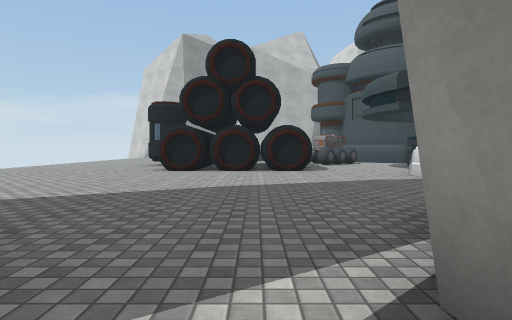
View 1 (above)

20 first-person views from a walk through a 3-D level made in the Unity game engine. The camera is 1.2 m above the floor, tilts 2° down and sees 75° across. The floor is counted in squares, 2 m on a side. Each view is taken from the middle of a square. On the plan, view 1 faces up. The plan holds only what a view shows up to about 10 squares ahead; the rest is blank. The place goes on beyond the plan. The player is left out. Some surface patterns are stand-ins.

View 2
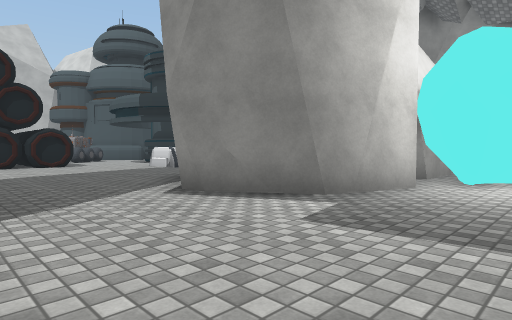

View 3
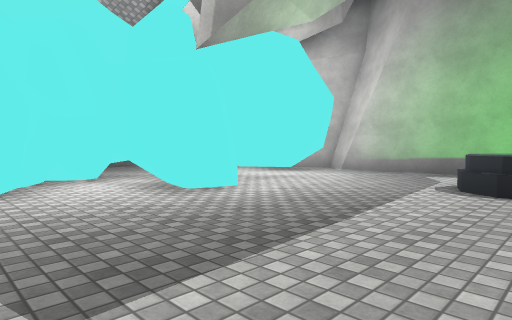

View 4
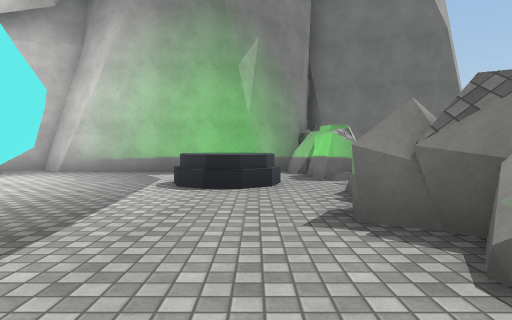

View 5
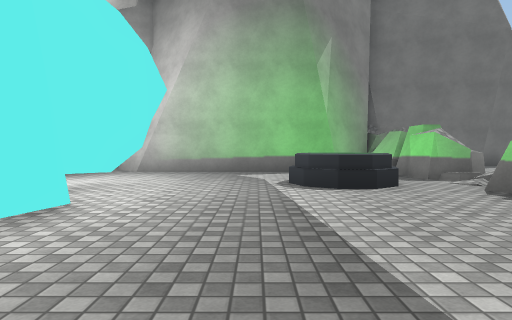

View 6
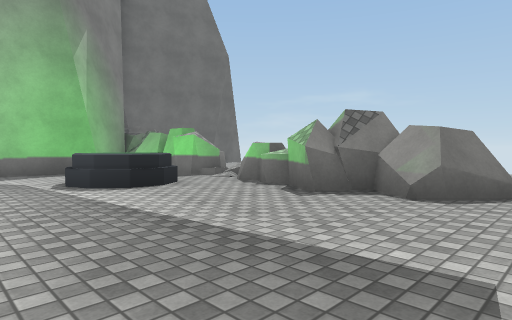

View 7
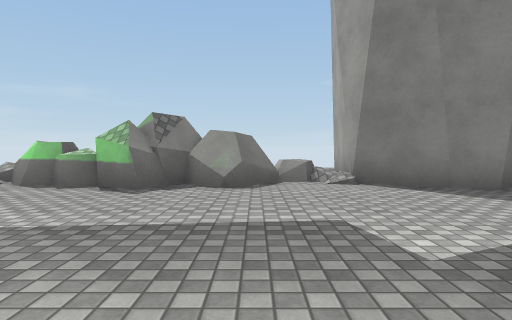

View 8
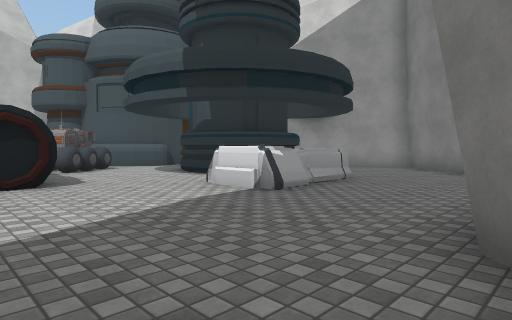

View 9
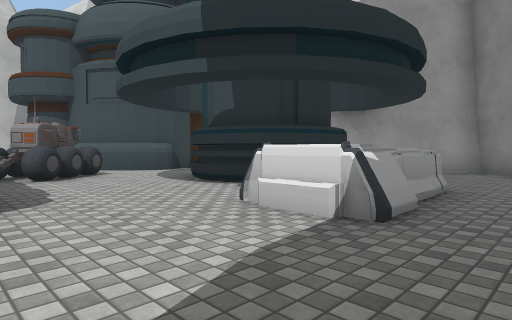

View 10
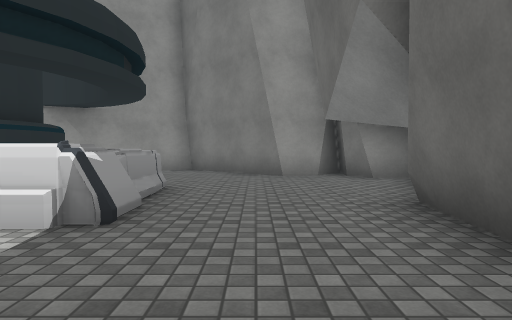

View 11
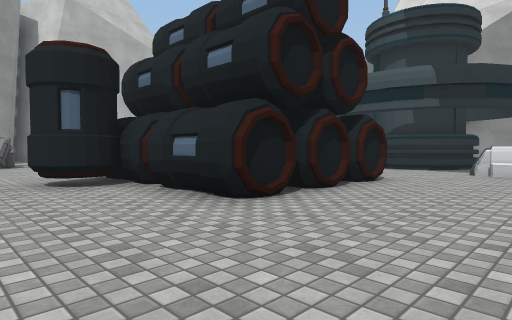

View 12
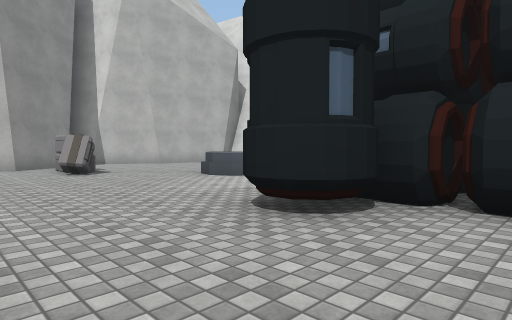

View 13
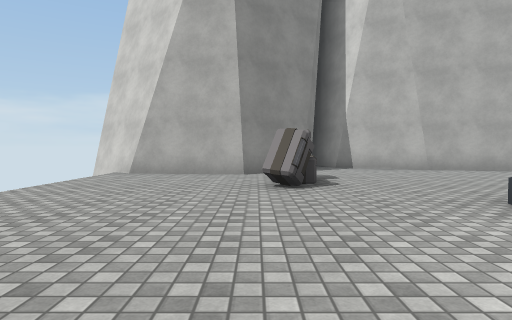

View 14
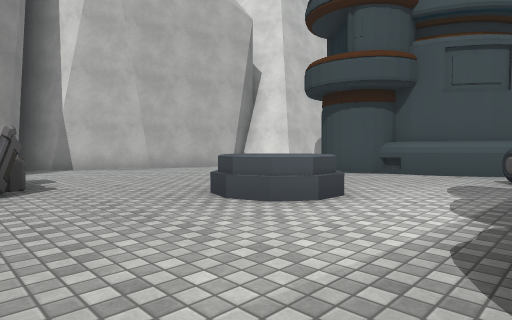

View 15
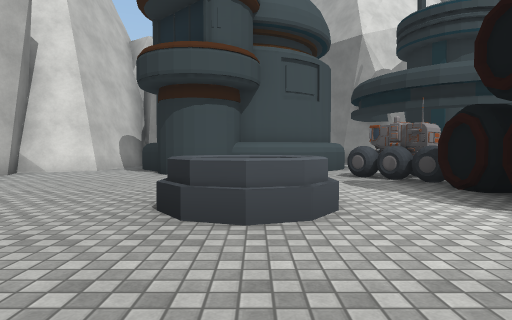

View 16
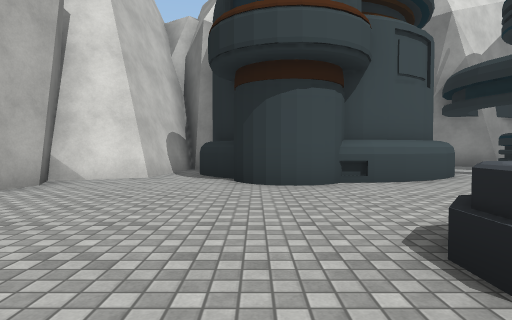

View 17
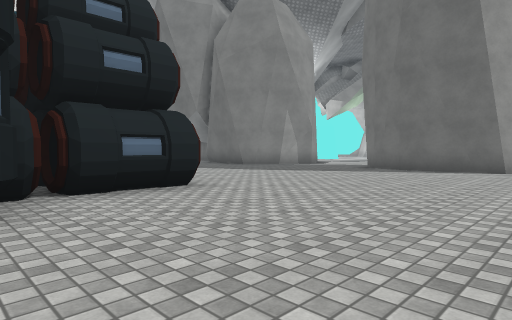

View 18
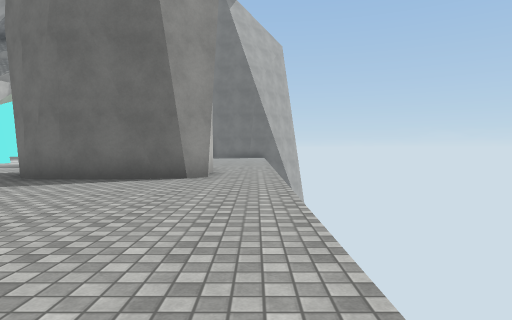

View 19
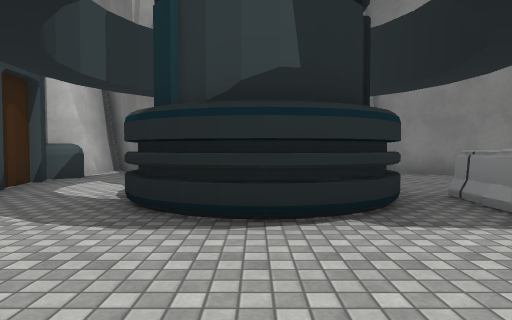

View 20
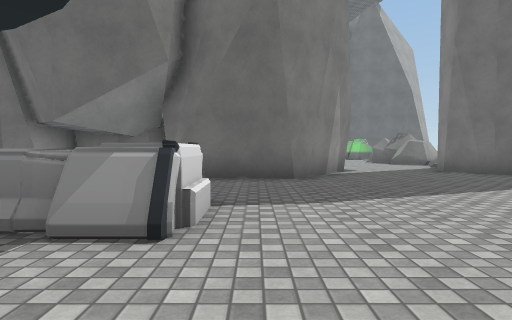

### Floor plan
Key: @ floor where view 1 was taken; # wall or solid block; . floor; = window, fence, low wall or low ledge; ^ raised ledge; v drop or lower ground; B building; O other object.
Columns run from 8 left of view 1 to 11 right of it. Each row starts with its distance up from view 1.
 24       ##
 23 #     .###
 22 ##   #...#####
 21 v####........##
 20  ....O........###
 19  ....O.......B##
 18  ...OO......BB
 17  .......O...B
 16  ......OO...B
 15   ..........B## ###
 14   .........O#B###B##
 13   ....  ##OOO.....##
 12  ....##   .O.....##
 11  .....##  ...BBB #
 10  .....##  ...B   #
  9  .....####...BBB  #
  8  ............... .##
  7  ...........OOO....#
  6  .................##
  5  ................##
  4  ................#
  3  .........####..##
  2  .#####..##  ####
  1  .#####..##
  0  ..###..@.##
 -1  .. ==.....####
 -2     ##......###
 -3      #......###
 -4      ##....####
 -5      ^......#
 -6      #.OO..##
 -7      #.OO..#.
 -8      #. .....
 -9      ## .....
-10      #########
-11      ##

Positions as (right, up) in squares from view 1, and headings:
1: (0, 0), facing up
2: (-2, -3), facing up-right
3: (-1, -1), facing down-right
4: (-1, -1), facing down
5: (1, -1), facing down
6: (2, -1), facing down-left
7: (3, -2), facing left
8: (0, 3), facing up-right
9: (1, 5), facing up-right
10: (1, 5), facing right
11: (-5, 6), facing up-right
12: (-6, 10), facing up-right
13: (-4, 13), facing up
14: (-4, 13), facing up-right
15: (-4, 16), facing right
16: (-2, 18), facing right
17: (-7, 12), facing down-right
18: (-7, 9), facing down
19: (2, 10), facing right
20: (3, 10), facing down
